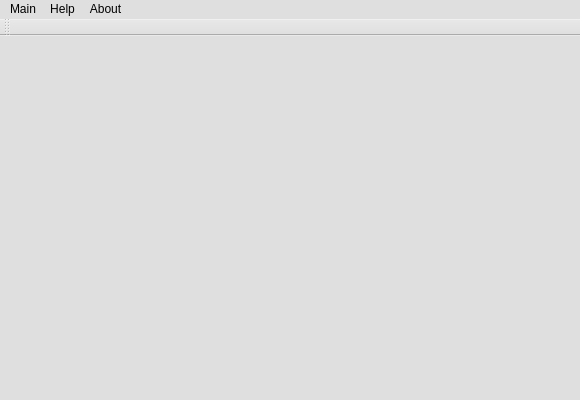
<?xml version="1.0" encoding="UTF-8"?>
<ui version="4.0">
 <class>MainWindow_voice</class>
 <widget class="QMainWindow" name="MainWindow_voice">
  <property name="windowModality">
   <enum>Qt::ApplicationModal</enum>
  </property>
  <property name="geometry">
   <rect>
    <x>0</x>
    <y>0</y>
    <width>580</width>
    <height>400</height>
   </rect>
  </property>
  <property name="sizePolicy">
   <sizepolicy hsizetype="Preferred" vsizetype="Preferred">
    <horstretch>0</horstretch>
    <verstretch>0</verstretch>
   </sizepolicy>
  </property>
  <property name="font">
   <font>
    <family>Verdana</family>
    <pointsize>12</pointsize>
   </font>
  </property>
  <property name="windowTitle">
   <string>Sofi 1.0 - Main</string>
  </property>
  <property name="windowIcon">
   <iconset>
    <normaloff>:/newPrefix/images/RGU_logo.png</normaloff>:/newPrefix/images/RGU_logo.png</iconset>
  </property>
  <property name="toolTip">
   <string>Main Window</string>
  </property>
  <property name="toolTipDuration">
   <number>1</number>
  </property>
  <property name="styleSheet">
   <string notr="true">background-color: rgb(223, 223, 223);</string>
  </property>
  <property name="locale">
   <locale language="English" country="UnitedKingdom"/>
  </property>
  <property name="toolButtonStyle">
   <enum>Qt::ToolButtonTextOnly</enum>
  </property>
  <widget class="QWidget" name="centralwidget">
   <layout class="QGridLayout" name="gridLayout">
    <item row="0" column="0">
     <widget class="QLabel" name="label_2">
      <property name="toolTipDuration">
       <number>1</number>
      </property>
      <property name="text">
       <string/>
      </property>
      <property name="pixmap">
       <pixmap resource="assets/Image assets.qrc">:/newPrefix/listening.gif</pixmap>
      </property>
      <property name="scaledContents">
       <bool>true</bool>
      </property>
      <property name="textInteractionFlags">
       <set>Qt::NoTextInteraction</set>
      </property>
     </widget>
    </item>
   </layout>
  </widget>
  <widget class="QMenuBar" name="menubar">
   <property name="geometry">
    <rect>
     <x>0</x>
     <y>0</y>
     <width>580</width>
     <height>21</height>
    </rect>
   </property>
   <widget class="QMenu" name="menuVoice_Only">
    <property name="sizePolicy">
     <sizepolicy hsizetype="Expanding" vsizetype="Preferred">
      <horstretch>0</horstretch>
      <verstretch>0</verstretch>
     </sizepolicy>
    </property>
    <property name="font">
     <font>
      <pointsize>12</pointsize>
     </font>
    </property>
    <property name="cursor">
     <cursorShape>PointingHandCursor</cursorShape>
    </property>
    <property name="tabletTracking">
     <bool>true</bool>
    </property>
    <property name="focusPolicy">
     <enum>Qt::TabFocus</enum>
    </property>
    <property name="toolTip">
     <string>Voice Only Command</string>
    </property>
    <property name="toolTipDuration">
     <number>1</number>
    </property>
    <property name="autoFillBackground">
     <bool>false</bool>
    </property>
    <property name="locale">
     <locale language="English" country="UnitedKingdom"/>
    </property>
    <property name="tearOffEnabled">
     <bool>true</bool>
    </property>
    <property name="title">
     <string>Main</string>
    </property>
    <property name="toolTipsVisible">
     <bool>true</bool>
    </property>
   </widget>
   <widget class="QMenu" name="menu_About">
    <property name="font">
     <font>
      <pointsize>12</pointsize>
     </font>
    </property>
    <property name="cursor">
     <cursorShape>PointingHandCursor</cursorShape>
    </property>
    <property name="toolTip">
     <string>About</string>
    </property>
    <property name="toolTipDuration">
     <number>1</number>
    </property>
    <property name="locale">
     <locale language="English" country="UnitedKingdom"/>
    </property>
    <property name="title">
     <string>About</string>
    </property>
   </widget>
   <widget class="QMenu" name="menu_Help_2">
    <property name="font">
     <font>
      <pointsize>12</pointsize>
     </font>
    </property>
    <property name="cursor">
     <cursorShape>PointingHandCursor</cursorShape>
    </property>
    <property name="toolTip">
     <string>Help</string>
    </property>
    <property name="toolTipDuration">
     <number>1</number>
    </property>
    <property name="statusTip">
     <string>Help</string>
    </property>
    <property name="locale">
     <locale language="English" country="UnitedKingdom"/>
    </property>
    <property name="title">
     <string>Help</string>
    </property>
   </widget>
   <addaction name="menuVoice_Only"/>
   <addaction name="menu_Help_2"/>
   <addaction name="menu_About"/>
  </widget>
  <widget class="QStatusBar" name="statusbar"/>
  <widget class="QToolBar" name="toolBar">
   <property name="font">
    <font>
     <family>Verdana</family>
     <pointsize>12</pointsize>
    </font>
   </property>
   <property name="windowTitle">
    <string>toolBar</string>
   </property>
   <property name="toolTipDuration">
    <number>-1</number>
   </property>
   <attribute name="toolBarArea">
    <enum>TopToolBarArea</enum>
   </attribute>
   <attribute name="toolBarBreak">
    <bool>false</bool>
   </attribute>
  </widget>
 </widget>
 <resources>
  <include location="assets/Image assets.qrc"/>
 </resources>
 <connections/>
</ui>
